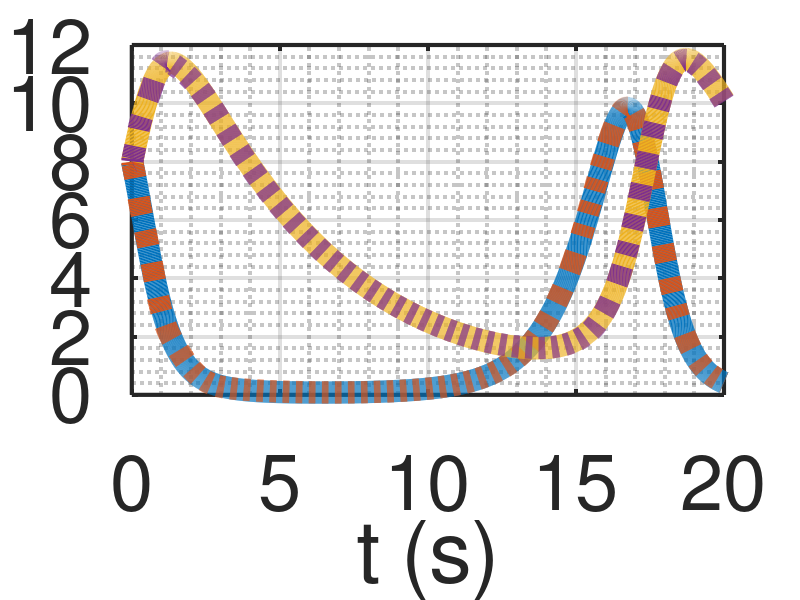
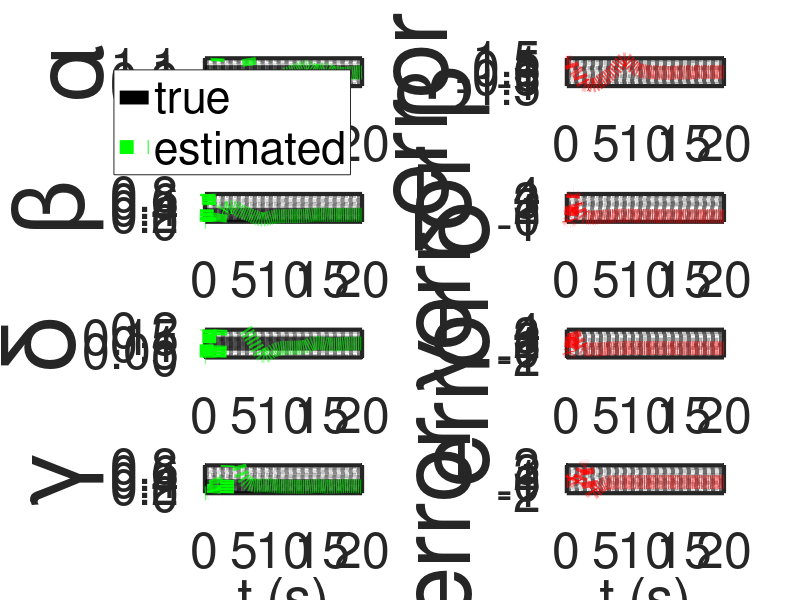

Write the MATLAB code that produced these figures, in order. (Note: this script raises an error after producing the figures.)
%% Research code by Agus Hasan

clear;
clc;

%% time horizon
tf  = 20;
dt  = 0.01;
t   = dt:dt:tf;

%% number of variables and coefficients
n = 2;
r = 14;

%% system description
A = eye(n);
C = eye(n);

%% noise
R = 0;

%% state initialization
x        = [8;8];
xbar     = x;%zeros(n,1);
y        = x;zeros(n,1);
thetabar = zeros(r,1);
 
%% true parameters
alpha = 1;
beta = 0.2;
delta = 0.1;
gamma = 0.2;

%% initial control inputs
%u     = [10 1]';

%% for plotting
%uArray          = [];
xArray          = [];
xbarArray       = [];
yArray          = [];
thetabarArray   = [];

%% Initialization for estimator

lambdav = 0.995;
lambdat = 0.999;
Rx      = 1*eye(n);
Rt      = 1*eye(n);
Px      = 0.1*eye(n);
Pt      = 0.1*eye(r);
Gamma   = 1*zeros(n,r);

%% simulation
for i=1:(tf/dt)

    %uArray         = [uArray u];
    xArray         = [xArray x];
    xbarArray      = [xbarArray xbar];    
    yArray         = [yArray y];
    thetabarArray  = [thetabarArray thetabar]; 
    
    x = A*x+dt*[alpha*x(1)-beta*x(1)*x(2);delta*x(1)*x(2)-gamma*x(2)];
    y = C*x+dt*R^2*randn(n,1);

    Phi = [y(1) y(2) y(1)^2 y(2)^2 y(1)*y(2) y(1)^3 y(2)^3 zeros(7,1)';
           zeros(7,1)' y(1) y(2) y(1)^2 y(2)^2 y(1)*y(2) y(1)^3 y(2)^3];
    
    % Estimation using adaptive observer
    Kx = Px*C'*inv(C*Px*C'+Rx);
    Kt = Pt*Gamma'*C'*inv(C*Gamma*Pt*Gamma'*C'+Rt);
    Gamma = (eye(n)-Kx*C)*Gamma;

    xbar = xbar+(Kx+Gamma*Kt)*(y-C*xbar);
    thetabar = thetabar-Kt*(y-C*xbar);

    xbar = A*xbar+Phi*thetabar;

    thetabar = thetabar;
    Px = (1/lambdav)*eye(n)*(eye(n)-Kx*C)*Px*eye(n);
    Pt = (1/lambdat)*(eye(r)-Kt*C*Gamma)*Pt;
    Gamma = eye(n)*Gamma-Phi;

end

figure(1)
plot(t,yArray(1,:),'-','LineWidth',16);
hold on;
plot(t,xbarArray(1,:),':','LineWidth',16)
hold on;
plot(t,yArray(2,:),'-','LineWidth',16);
hold on;
plot(t,xbarArray(2,:),':','LineWidth',16)
set(gca,'color','white','LineWidth',3,'FontSize',56)
grid on;
grid minor;
xlabel('t (s)')

figure(2)
subplot(4,2,1)
plot(t,alpha*ones(1,length(t)),'-k','LineWidth',10);
hold on;
plot(t,thetabarArray(1,:)/dt,':g','LineWidth',10);
set(gca,'color','white','LineWidth',3,'FontSize',36)
legend('true','estimated')
grid on;
grid minor;
ylim([alpha-0.2 alpha+0.2])
ylabel('\alpha','FontSize',72)
subplot(4,2,2)
plot(t,alpha*ones(1,length(t))-thetabarArray(1,:)/dt,':r','LineWidth',10);
set(gca,'color','white','LineWidth',3,'FontSize',36)
grid on;
grid minor;
ylabel('error \alpha','FontSize',72)
subplot(4,2,3)
plot(t,beta*ones(1,length(t)),'-k','LineWidth',10);
hold on;
plot(t,-thetabarArray(5,:)/dt,':g','LineWidth',10);
set(gca,'color','white','LineWidth',3,'FontSize',36)
grid on;
grid minor;
ylim([0 0.8])
ylabel('\beta','FontSize',72)
subplot(4,2,4)
plot(t,beta*ones(1,length(t))+thetabarArray(5,:)/dt,':r','LineWidth',10);
set(gca,'color','white','LineWidth',3,'FontSize',36)
grid on;
grid minor;
ylabel('error \beta','FontSize',72)
subplot(4,2,5)
plot(t,delta*ones(1,length(t)),'-k','LineWidth',10);
hold on;
plot(t,thetabarArray(12,:)/dt,':g','LineWidth',10);
set(gca,'color','white','LineWidth',3,'FontSize',36)
grid on;
grid minor;
ylim([0 0.2])
ylabel('\delta','FontSize',72)
subplot(4,2,6)
plot(t,delta*ones(1,length(t))-thetabarArray(12,:)/dt,':r','LineWidth',10);
set(gca,'color','white','LineWidth',3,'FontSize',36)
grid on;
grid minor;
ylabel('error \delta','FontSize',72)
subplot(4,2,7)
plot(t,gamma*ones(1,length(t)),'-k','LineWidth',10);
hold on;
plot(t,-thetabarArray(9,:)/dt,':g','LineWidth',10);
set(gca,'color','white','LineWidth',3,'FontSize',36)
grid on;
grid minor;
ylim([0 0.8])
ylabel('\gamma','FontSize',72)
xlabel('t (s)')
subplot(4,2,8)
plot(t,gamma*ones(1,length(t))+thetabarArray(9,:)/dt,':r','LineWidth',10);
set(gca,'color','white','LineWidth',3,'FontSize',36)
grid on;
grid minor;
ylabel('error \gamma','FontSize',72)
xlabel('t (s)')

Coeff = round([(1/dt)*thetabar(1:(r/n),end)'; (1/dt)*thetabar((r/n)+1:2*(r/n),end)'; (1/dt)*thetabar(2*(r/n)+1:r,end)'],2)
